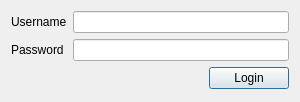
<?xml version="1.0" encoding="UTF-8"?>
<ui version="4.0">
 <class>Login</class>
 <widget class="QDialog" name="Login">
  <property name="geometry">
   <rect>
    <x>0</x>
    <y>0</y>
    <width>300</width>
    <height>102</height>
   </rect>
  </property>
  <property name="minimumSize">
   <size>
    <width>300</width>
    <height>0</height>
   </size>
  </property>
  <property name="maximumSize">
   <size>
    <width>16777215</width>
    <height>102</height>
   </size>
  </property>
  <property name="windowTitle">
   <string>Dialog</string>
  </property>
  <layout class="QGridLayout" name="gridLayout">
   <item row="0" column="0">
    <layout class="QHBoxLayout" name="horizontalLayout">
     <item>
      <layout class="QVBoxLayout" name="verticalLayout">
       <item>
        <widget class="QLabel" name="label">
         <property name="text">
          <string>Username</string>
         </property>
        </widget>
       </item>
       <item>
        <widget class="QLabel" name="label_2">
         <property name="text">
          <string>Password</string>
         </property>
        </widget>
       </item>
      </layout>
     </item>
     <item>
      <layout class="QVBoxLayout" name="verticalLayout_2">
       <item>
        <widget class="QLineEdit" name="le_username"/>
       </item>
       <item>
        <widget class="QLineEdit" name="le_password">
         <property name="echoMode">
          <enum>QLineEdit::Password</enum>
         </property>
        </widget>
       </item>
      </layout>
     </item>
    </layout>
   </item>
   <item row="1" column="0">
    <layout class="QHBoxLayout" name="horizontalLayout_2">
     <item>
      <spacer name="horizontalSpacer">
       <property name="orientation">
        <enum>Qt::Horizontal</enum>
       </property>
       <property name="sizeHint" stdset="0">
        <size>
         <width>40</width>
         <height>20</height>
        </size>
       </property>
      </spacer>
     </item>
     <item>
      <widget class="QPushButton" name="pb_login">
       <property name="text">
        <string>Login</string>
       </property>
      </widget>
     </item>
    </layout>
   </item>
  </layout>
 </widget>
 <resources/>
 <connections/>
</ui>
